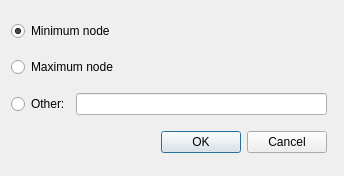
<?xml version="1.0" encoding="UTF-8"?>
<ui version="4.0">
 <class>ChooseRootDialog</class>
 <widget class="QDialog" name="ChooseRootDialog">
  <property name="geometry">
   <rect>
    <x>0</x>
    <y>0</y>
    <width>344</width>
    <height>176</height>
   </rect>
  </property>
  <property name="windowTitle">
   <string>Dialog</string>
  </property>
  <layout class="QGridLayout" name="gridLayout">
   <item row="0" column="0" colspan="3">
    <widget class="QRadioButton" name="radioButtonMinimumNode">
     <property name="text">
      <string>Minimum node</string>
     </property>
     <property name="checked">
      <bool>true</bool>
     </property>
    </widget>
   </item>
   <item row="1" column="0" colspan="3">
    <widget class="QRadioButton" name="radioButtonMaximumNode">
     <property name="text">
      <string>Maximum node</string>
     </property>
     <property name="checked">
      <bool>false</bool>
     </property>
    </widget>
   </item>
   <item row="2" column="0">
    <widget class="QRadioButton" name="radioButtonOtherNode">
     <property name="text">
      <string>Other:</string>
     </property>
    </widget>
   </item>
   <item row="2" column="1">
    <widget class="QLineEdit" name="lineEditOtherNode"/>
   </item>
   <item row="3" column="1">
    <widget class="QDialogButtonBox" name="buttonBox">
     <property name="orientation">
      <enum>Qt::Horizontal</enum>
     </property>
     <property name="standardButtons">
      <set>QDialogButtonBox::Cancel|QDialogButtonBox::Ok</set>
     </property>
    </widget>
   </item>
  </layout>
 </widget>
 <resources/>
 <connections>
  <connection>
   <sender>buttonBox</sender>
   <signal>accepted()</signal>
   <receiver>ChooseRootDialog</receiver>
   <slot>accept()</slot>
   <hints>
    <hint type="sourcelabel">
     <x>248</x>
     <y>254</y>
    </hint>
    <hint type="destinationlabel">
     <x>157</x>
     <y>274</y>
    </hint>
   </hints>
  </connection>
  <connection>
   <sender>buttonBox</sender>
   <signal>rejected()</signal>
   <receiver>ChooseRootDialog</receiver>
   <slot>reject()</slot>
   <hints>
    <hint type="sourcelabel">
     <x>316</x>
     <y>260</y>
    </hint>
    <hint type="destinationlabel">
     <x>286</x>
     <y>274</y>
    </hint>
   </hints>
  </connection>
 </connections>
</ui>
